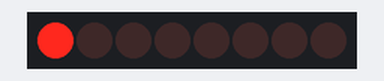
Recording of a sketch running on a simulated ESP32. Shown: 8 shift-register outputs drawn as a row of LEDs (first output left, lit = HIGH). Wiring (inferred from the names in the program): shift register (74HC595): data GPIO 2; shift clock GPIO 4; latch GPIO 5. Wiring (inferred from the signals the program sends): row of LEDs: on Q0, Q1, Q2, Q3, Q4, Q5, Q6, Q7.

Above: at 0.05 s.
At 6.25 s:
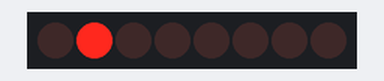
At 12.63 s:
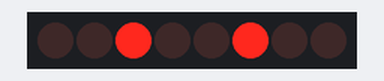
At 18.88 s:
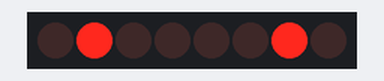
At 25.1 s:
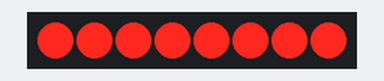
At 39.9 s:
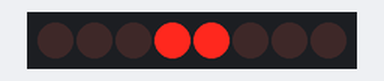
Timing chart, 0 to 40.0 s (numbered marks = the images above):
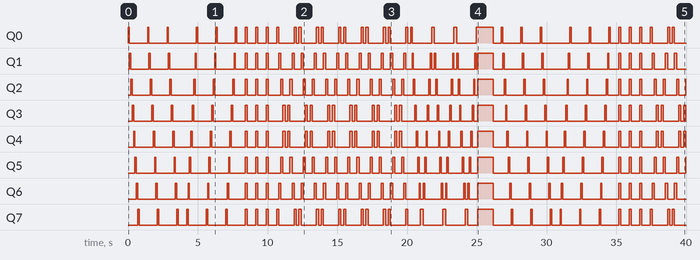

Measured:
- by itself, Q0: LOW → HIGH at 0.00 s, → LOW 0.10 s later, → HIGH 1.3 s later, → LOW 0.10 s later, … (74 changes in this stretch)
- by itself, Q1: LOW → HIGH at 0.10 s, → LOW 0.10 s later, → HIGH 1.3 s later, → LOW 0.10 s later, … (80 changes in this stretch)
- by itself, Q2: LOW → HIGH at 0.20 s, → LOW 0.10 s later, → HIGH 1.3 s later, → LOW 0.10 s later, … (81 changes in this stretch)
- by itself, Q3: LOW → HIGH at 0.30 s, → LOW 0.10 s later, → HIGH 1.3 s later, → LOW 0.10 s later, … (82 changes in this stretch)
- by itself, Q4: LOW → HIGH at 0.40 s, → LOW 0.10 s later, → HIGH 1.3 s later, → LOW 0.10 s later, … (82 changes in this stretch)
- by itself, Q5: LOW → HIGH at 0.50 s, → LOW 0.10 s later, → HIGH 1.3 s later, → LOW 0.10 s later, … (81 changes in this stretch)
- by itself, Q6: LOW → HIGH at 0.60 s, → LOW 0.10 s later, → HIGH 1.3 s later, → LOW 0.10 s later, … (80 changes in this stretch)
- by itself, Q7: LOW → HIGH at 0.70 s, → LOW 0.10 s later, → HIGH 1.3 s later, → LOW 0.10 s later, … (74 changes in this stretch)

The sketch:

SN74HC595NESP32LED.ino
```cpp
// Library untuk mengontrol register shift
#include <SPI.h>
const int dataPin = 2;   // Pin DS pada SN74HC595N
const int clockPin = 4;  // Pin SH_CP pada SN74HC595N
const int latchPin = 5;  // Pin ST_CP pada SN74HC595N
// Jumlah LED yang akan dikendalikan
const int jumlahLED = 8;
void setup() {
  // Set pin mode untuk pin yang digunakan
  pinMode(latchPin, OUTPUT);
  pinMode(clockPin, OUTPUT);
  pinMode(dataPin, OUTPUT);
}

void loop() {
  // Penyalakan 8 LED maju 3x
  for (int loopCount = 0; loopCount < 3; loopCount++) {
    for (int i = 0; i < 8; i++) {
      shiftOut(dataPin, clockPin, MSBFIRST, 1 << i);
      digitalWrite(latchPin, HIGH);
      delay(100);
      digitalWrite(latchPin, LOW);
    }

    // Matikan semua LED
    updateShiftRegister(0);
    delay(500);
  }

  // Penyalakan 8 LED mundur 3x
  for (int j = 0; j < 3; j++) {
    for (int i = 7; i >= 0; i--) {
      shiftOut(dataPin, clockPin, MSBFIRST, 1 << i);
      digitalWrite(latchPin, HIGH);
      delay(100);
      digitalWrite(latchPin, LOW);
    }
    updateShiftRegister(0);
    delay(500);
  }

  // Nyala semua 3 kali
  for (int k = 0; k < 3; k++) {
    updateShiftRegister(255);  // 255 untuk menyalakan semua LED
    delay(50);
    updateShiftRegister(0);
    delay(500);
  }

// Nyala 4 LED kanan dan 4 LED kiri secara bergantian
  for (int m = 0; m < 6; m++) {
    for (int i = 0; i < 4; i++) {
      updateShiftRegister(1 << i | 1 << (7 - i));
      delay(50);
    }
    updateShiftRegister(0);
    delay(100); // Delay tambahan setelah Nyala 4 LED kanan dan 4 LED kiri secara bergantian

    // Nyala 4 LED kanan dan 4 LED kiri secara bergantian dan sebaliknya
    for (int i = 3; i >= 0; i--) {
      updateShiftRegister(1 << i | 1 << (7 - i));
      delay(50);
    }
    updateShiftRegister(0);
    delay(100); // Delay tambahan setelah Nyala 4 LED kanan dan 4 LED kiri secara bergantian dan sebaliknya
  }


  // Berjalan maju mundur setelah Nyala 4 LED kanan dan 4 LED kiri secara bergantian delay 100
  for (int n = 0; n < 3; n++) {
    // Berjalan maju
    for (int i = 0; i < 8; i++) {
      shiftOut(dataPin, clockPin, MSBFIRST, 1 << i);
      digitalWrite(latchPin, HIGH);
      delay(100);
      digitalWrite(latchPin, LOW);
    }

    // Berjalan mundur
    for (int i = 7; i >= 0; i--) {
      shiftOut(dataPin, clockPin, MSBFIRST, 1 << i);
      digitalWrite(latchPin, HIGH);
      delay(100);
      digitalWrite(latchPin, LOW);
    }
  }

  // Nyala semua
  updateShiftRegister(255);
  delay(1000);

  // Matikan semua LED
  updateShiftRegister(0);
  delay(500);
}

void updateShiftRegister(byte data) {
  shiftOut(dataPin, clockPin, MSBFIRST, data);
  digitalWrite(latchPin, HIGH);
  delay(100);
  digitalWrite(latchPin, LOW);
}
```
